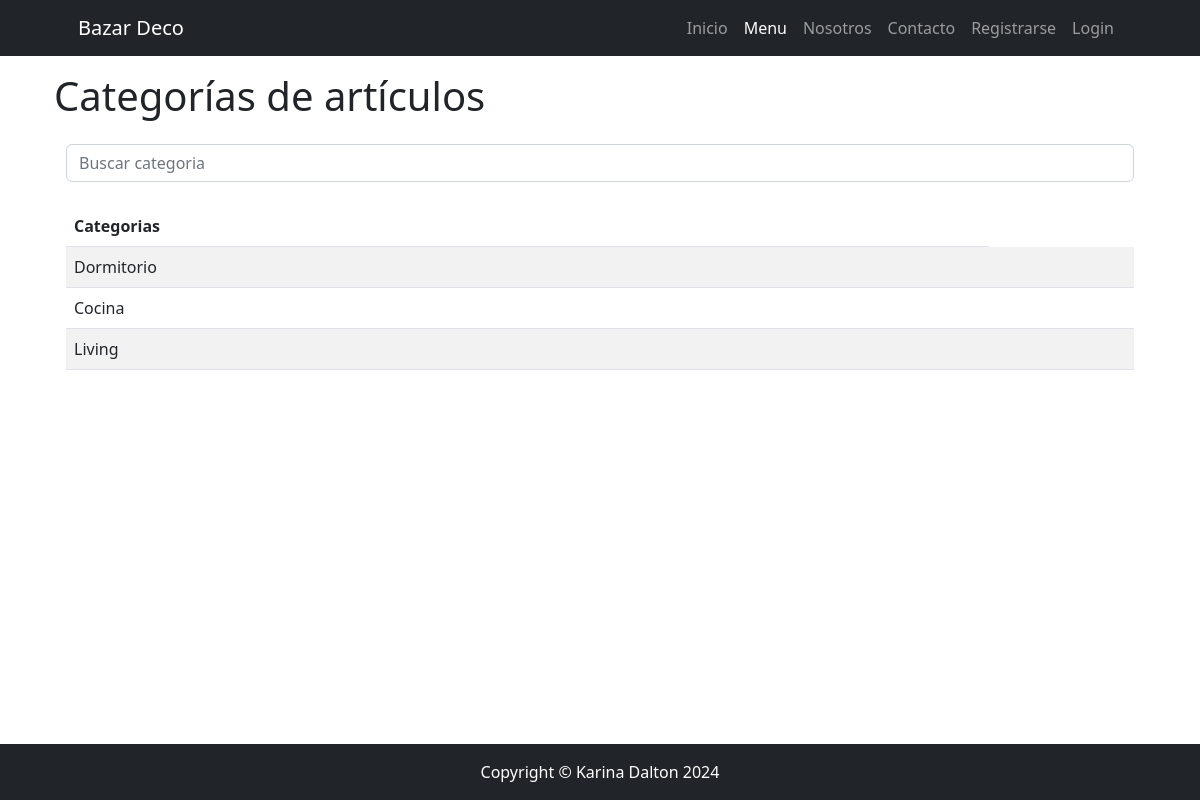
The page /catalogo/categoria/list/ on the database as committed earlier.
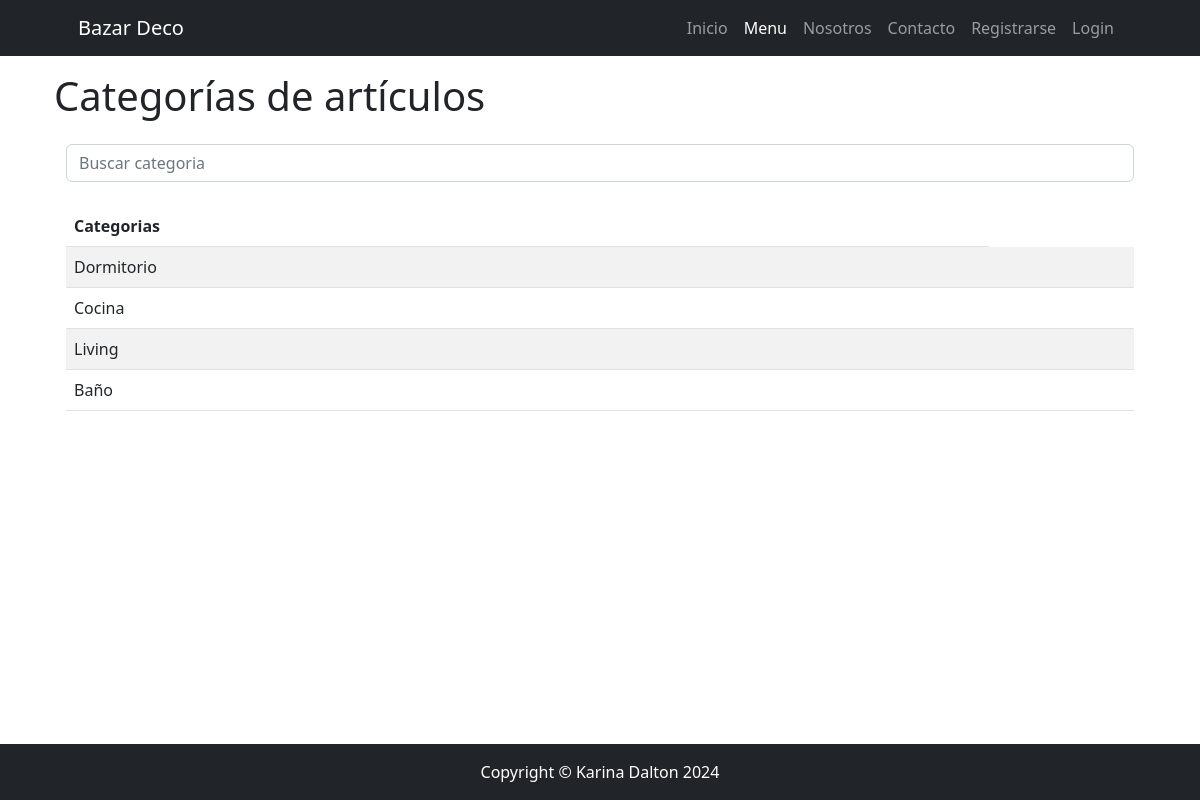
The same page on the database as committed later.
### apps/catalogo/models.py (models this page shows, shortened)
class Categoria(models.Model):
    nombre = models.CharField(max_length=100)

### apps/catalogo/views.py (the view)
# urls.py: path("categoria/list/", CategoriaList.as_view(), name="categoria_list"),
class CategoriaList(ListView):
    model = Categoria
    template_name = 'catalogo/categoria_list.html'
    def get_queryset(self):
        if self.request.GET.get("consulta"):
            consulta = self.request.GET.get("consulta")
            object_list = Categoria.objects.filter(nombre__icontains=consulta)
        else:
            object_list = Categoria.objects.all()
        return object_list

### apps/catalogo/templates/catalogo/categoria_list.html (shortened to what this page needs)
{% extends 'core/base.html' %}
{% block content_title %}
Categorías de artículos
{% endblock content_title %}
{% block content %}
<div class="container">
    <div class="mb-4">
        <form method="get">
            <input type="text" class="form-control" name="consulta" placeholder="Buscar categoria">
        </form>
    </div>
    <table class="table table-striped">
        <thead>
            <tr>
                <th>Categorias</th>
            </tr>
        </thead>
        <tbody>
            {% for categoria in object_list %}
            <tr>
                <td>{{ categoria.nombre }}</td>
                <td>
                </td>
            </tr>
            {% empty %}
            <tr>
                <td class="text-center">No hay categorías disponibles.</td>
            </tr>
            {% endfor %}
        </tbody>
    </table>
</div>
{% endblock content %}

Rows that differ between the two databases and show on the page:
added Categoria: nombre "Baño"
